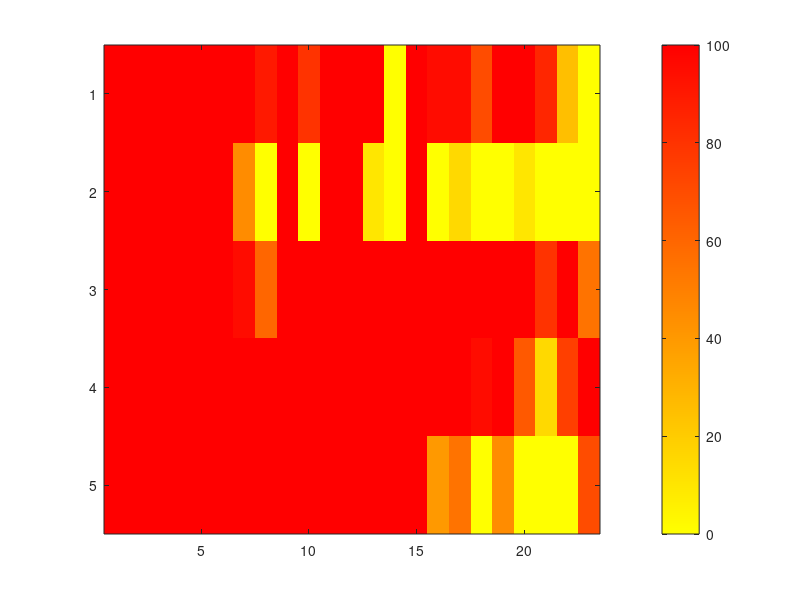

Here is the MATLAB script that generated this plot: (Note: this script raises an error after producing the figure.)
% =========================================================================
% Regenerate_Fig8_Heatmap.m
% Success-rate heatmap (23 algorithms x 5 maps), built directly from the stored SR
% field in EGSO_Comparison_Results.mat, using the same 23-algorithm
% ordering as the ranking table (by overall average rank) for visual consistency
% with the rest of the paper, large fonts, and high DPI.
% =========================================================================
clc; clear;

if ~exist('results/main/EGSO_Comparison_Results.mat', 'file')
    error('Missing results/main/EGSO_Comparison_Results.mat');
end
R = load('results/main/EGSO_Comparison_Results.mat');
Results = R.Results;
Algorithm_Names = R.Algorithm_Names;
Map_Info = R.Map_Info;
num_algorithms = numel(Algorithm_Names);

% Ranking-table ordering (by overall average rank)
table4_order = {'EGSO','SSA','DE','ARO','GA','GWO','SMA','HHO','SBOA','WOA', ...
                'PSO','INFO','TLBO','ALO','BBO','SCA','MFO','ABC','CS','ACO','FA','FPA','BA'};
assert(numel(table4_order) == num_algorithms, 'algorithm count mismatch');

SR_matrix = zeros(5, num_algorithms);
for map_idx = 1:5
    for k = 1:num_algorithms
        SR_matrix(map_idx, k) = Results(map_idx).(table4_order{k}).SR;
    end
end

fig = figure('Position', [50, 50, 2600, 900], 'Visible', 'off', 'Color', 'w');
imagesc(SR_matrix);
colormap(flipud(autumn(256)));
cb = colorbar;
cb.Label.String = 'Success Rate (%)';
cb.Label.FontSize = 16;
cb.Label.FontWeight = 'bold';
cb.FontSize = 13;
caxis([0 100]);

set(gca, 'XTick', 1:num_algorithms, 'XTickLabel', table4_order, 'XTickLabelRotation', 45, ...
         'YTick', 1:5, 'YTickLabel', arrayfun(@(i) sprintf('Map%d', i), 1:5, 'UniformOutput', false), ...
         'FontSize', 14, 'FontWeight', 'bold', 'TickLength', [0 0]);
xlabel('Algorithm (ordered by overall average rank)', 'FontSize', 16, 'FontWeight', 'bold');
ylabel('Benchmark Map', 'FontSize', 16, 'FontWeight', 'bold');
title('Success Rate Heat Map: 23 Algorithms x 5 Benchmark Maps', 'FontSize', 19, 'FontWeight', 'bold');

for map_idx = 1:5
    for k = 1:num_algorithms
        v = SR_matrix(map_idx, k);
        txt_color = 'k';
        if v < 50
            txt_color = 'w';
        end
        text(k, map_idx, sprintf('%.0f', v), 'HorizontalAlignment', 'center', ...
             'FontSize', 10, 'Color', txt_color, 'FontWeight', 'bold');
    end
end

set(gcf, 'Color', 'w');
print(fig, 'results/main/Fig8_SuccessRate_Heatmap_hires', '-dpng', '-r450');
close(fig);
fprintf('Saved: results/main/Fig8_SuccessRate_Heatmap_hires.png\n');
fprintf('(success-rate heatmap figure)\n');
